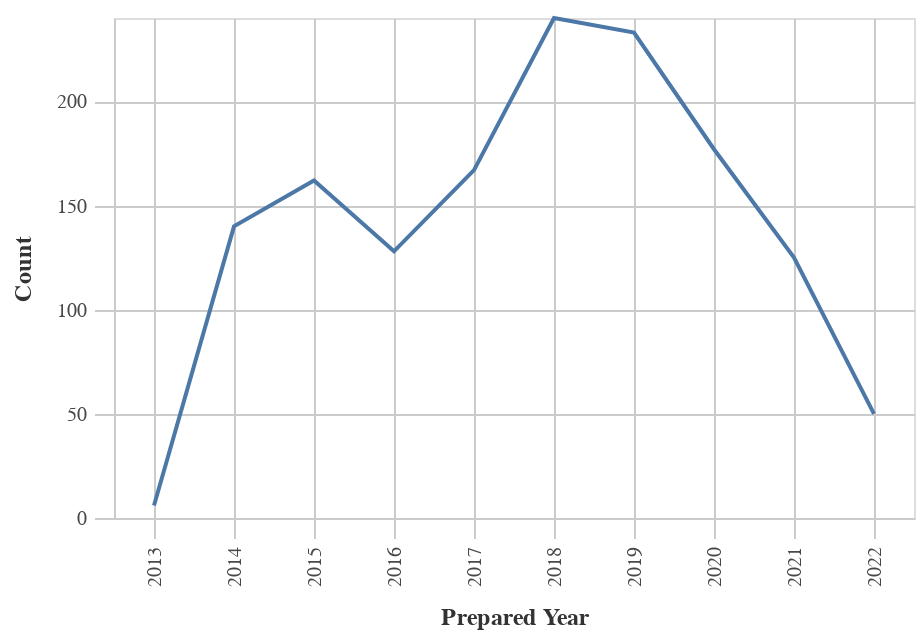

The code cell stored with this chart in its notebook:
### Code cell
#Line chart for Obligations by Year
chart_df = (df_top>>filter(_.variable=='prepared_y')).rename(columns= {"value":"Year"})
    
chart1= (_dla_utils_reports.basic_line_chart_test_no_save(chart_df, 'Year', 'count', district)).encode(x=alt.X('Year:O', title='Prepared Year'))
    
display(HTML("<h4><strong>Obligations by Year</strong></h4>"))
display(chart1)

### Figure 1 — Vega-Lite specification as saved in the notebook (floating-point values rounded to 4 significant figures)
{"config": {"view": {"continuousWidth": 400, "continuousHeight": 300}, "axis": {"domainColor": "#cbcbcb", "grid": true, "gridColor": "#cbcbcb", "gridWidth": 1, "labelColor": "#474747", "labelFont": "Nunito Sans", "labelFontSize": 10, "labelPadding": 4, "tickColor": "#cbcbcb", "tickSize": 10, "titleColor": "#333", "titleFont": "Raleway", "titleFontSize": 12, "titlePadding": 10}, "axisBand": {"grid": false}, "background": "white", "font": "Raleway", "header": {"labelFont": "Nunito Sans", "titleFont": "Raleway"}, "legend": {"labelColor": "#333", "labelFont": "Nunito Sans", "labelFontSize": 11, "labelLimit": 0, "padding": 1, "symbolSize": 30, "symbolType": "square", "titleColor": "#333", "titleFont": "Raleway", "titleFontSize": 14, "titlePadding": 10}, "title": {"anchor": "middle", "font": "Raleway", "fontSize": 18, "fontWeight": 300, "offset": 20}}, "data": {"name": "data-79e48a46a0aded5040db3107c6e6967d"}, "mark": "line", "encoding": {"tooltip": [{"field": "Year", "type": "quantitative"}, {"field": "count", "type": "quantitative"}], "x": {"field": "Year", "title": "Prepared Year", "type": "ordinal"}, "y": {"field": "count", "title": "Count", "type": "quantitative"}}, "height": 250, "width": 400, "$schema": "https://vega.github.io/schema/vega-lite/v4.17.0.json", "datasets": {"data-79e48a46a0aded5040db3107c6e6967d": [{"Year": 2018.0, "count": 240, "variable": "prepared_y"}, {"Year": 2019.0, "count": 233, "variable": "prepared_y"}, {"Year": 2020.0, "count": 177, "variable": "prepared_y"}, {"Year": 2017.0, "count": 167, "variable": "prepared_y"}, {"Year": 2015.0, "count": 162, "variable": "prepared_y"}, {"Year": 2014.0, "count": 140, "variable": "prepared_y"}, {"Year": 2016.0, "count": 128, "variable": "prepared_y"}, {"Year": 2021.0, "count": 125, "variable": "prepared_y"}, {"Year": 2022.0, "count": 50, "variable": "prepared_y"}, {"Year": 2013.0, "count": 6, "variable": "prepared_y"}]}}
